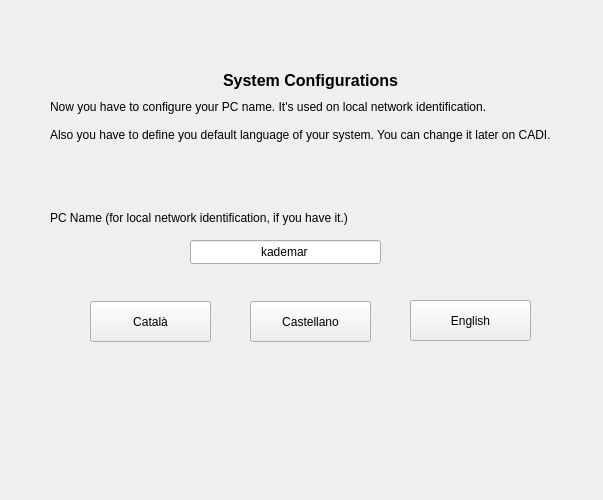
   <widget class="QWidget" name="p_sistema" >
    <widget class="QLineEdit" name="t_pc" >
     <property name="geometry" >
      <rect>
       <x>190</x>
       <y>240</y>
       <width>191</width>
       <height>24</height>
      </rect>
     </property>
     <property name="inputMask" >
      <string/>
     </property>
     <property name="text" >
      <string>kademar</string>
     </property>
     <property name="alignment" >
      <set>Qt::AlignCenter</set>
     </property>
    </widget>
    <widget class="QLabel" name="label_27" >
     <property name="geometry" >
      <rect>
       <x>50</x>
       <y>100</y>
       <width>511</width>
       <height>91</height>
      </rect>
     </property>
     <property name="text" >
      <string>Now you have to configure your PC name. It's used on local network identification.

Also you have to define you default language of your system. You can change it later on CADI.</string>
     </property>
     <property name="alignment" >
      <set>Qt::AlignLeading|Qt::AlignLeft|Qt::AlignTop</set>
     </property>
     <property name="wordWrap" >
      <bool>true</bool>
     </property>
    </widget>
    <widget class="QPushButton" name="b_cat" >
     <property name="geometry" >
      <rect>
       <x>90</x>
       <y>301</y>
       <width>121</width>
       <height>41</height>
      </rect>
     </property>
     <property name="text" >
      <string>Català</string>
     </property>
     <property name="icon" >
      <iconset>
       <normaloff>../../../../../usr/share/kademar/utils/instalador/img/cat.png</normaloff>../../../../../usr/share/kademar/utils/instalador/img/cat.png</iconset>
     </property>
     <property name="iconSize" >
      <size>
       <width>22</width>
       <height>22</height>
      </size>
     </property>
     <property name="checkable" >
      <bool>true</bool>
     </property>
    </widget>
    <widget class="QLabel" name="l_pc" >
     <property name="geometry" >
      <rect>
       <x>50</x>
       <y>210</y>
       <width>441</width>
       <height>16</height>
      </rect>
     </property>
     <property name="text" >
      <string>PC Name (for local network identification, if you have it.)</string>
     </property>
    </widget>
    <widget class="QLabel" name="l_titol_3" >
     <property name="geometry" >
      <rect>
       <x>30</x>
       <y>70</y>
       <width>561</width>
       <height>20</height>
      </rect>
     </property>
     <property name="font" >
      <font>
       <pointsize>12</pointsize>
       <weight>75</weight>
       <bold>true</bold>
      </font>
     </property>
     <property name="text" >
      <string>System Configurations</string>
     </property>
     <property name="alignment" >
      <set>Qt::AlignCenter</set>
     </property>
    </widget>
    <widget class="QPushButton" name="b_eng" >
     <property name="geometry" >
      <rect>
       <x>410</x>
       <y>300</y>
       <width>121</width>
       <height>41</height>
      </rect>
     </property>
     <property name="text" >
      <string>English</string>
     </property>
     <property name="icon" >
      <iconset>
       <normaloff>../../../../../usr/share/kademar/utils/instalador/img/eng.png</normaloff>../../../../../usr/share/kademar/utils/instalador/img/eng.png</iconset>
     </property>
     <property name="iconSize" >
      <size>
       <width>22</width>
       <height>22</height>
      </size>
     </property>
     <property name="checkable" >
      <bool>true</bool>
     </property>
    </widget>
    <widget class="QPushButton" name="b_esp" >
     <property name="geometry" >
      <rect>
       <x>250</x>
       <y>301</y>
       <width>121</width>
       <height>41</height>
      </rect>
     </property>
     <property name="text" >
      <string>Castellano</string>
     </property>
     <property name="icon" >
      <iconset>
       <normaloff>../../../../../usr/share/kademar/utils/instalador/img/esp.png</normaloff>../../../../../usr/share/kademar/utils/instalador/img/esp.png</iconset>
     </property>
     <property name="iconSize" >
      <size>
       <width>22</width>
       <height>22</height>
      </size>
     </property>
     <property name="checkable" >
      <bool>true</bool>
     </property>
    </widget>
    <widget class="QLabel" name="l_bandera" >
     <property name="geometry" >
      <rect>
       <x>250</x>
       <y>370</y>
       <width>121</width>
       <height>121</height>
      </rect>
     </property>
     <property name="text" >
      <string/>
     </property>
     <property name="pixmap" >
      <pixmap>../../../../../usr/share/kademar/utils/instalador/img/cat.png</pixmap>
     </property>
     <property name="scaledContents" >
      <bool>true</bool>
     </property>
    </widget>
    <widget class="QLabel" name="label_5" >
     <property name="geometry" >
      <rect>
       <x>530</x>
       <y>20</y>
       <width>64</width>
       <height>64</height>
      </rect>
     </property>
     <property name="text" >
      <string/>
     </property>
     <property name="pixmap" >
      <pixmap>../../../../../usr/share/kademar/utils/instalador/img/system.png</pixmap>
     </property>
    </widget>
   </widget>
